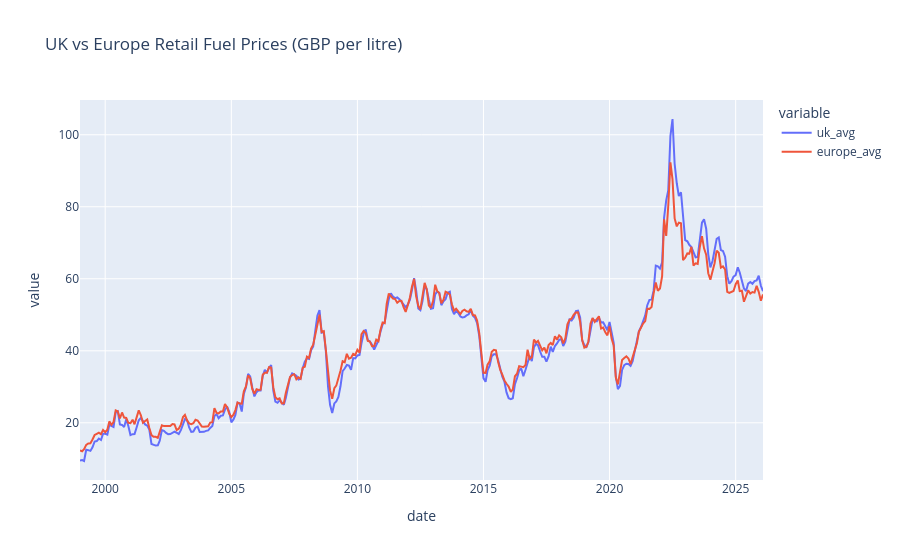

Notebook code for this chart:
### Markdown cell above
## 4.3 UK vs Europe vs Global comparisons

Build a comparative view of UK retail petrol prices, wider European averages, and the global crude oil benchmark.

### Code cell
# Find UK price column (contains actual prices, not rankings)
uk_cols = [col for col in source3.columns if 'united_kingdom' in col.lower() and 'note' in col.lower()]
# Find all European country price columns (exclude metadata columns)
europe_cols = [col for col in source3.columns if col not in ['year', 'month', 'day_in_month_of_price_snapshot', 'currency', 'unit', 'date'] and col not in uk_cols]

print(f"UK columns found: {uk_cols}")
print(f"Europe columns found: {len(europe_cols)}")

# Calculate average Europe price across all countries
source3['europe_avg'] = source3[europe_cols].apply(pd.to_numeric, errors='coerce').mean(axis=1)
# Extract UK price (already numeric)
if uk_cols:
    source3['uk_avg'] = pd.to_numeric(source3[uk_cols[0]], errors='coerce')
    print(f"UK data sample: {source3['uk_avg'].head().tolist()}")
else:
    source3['uk_avg'] = None
    print("No UK columns found!")

# Create combined dataframe for comparison
combined = source3[['date', 'uk_avg', 'europe_avg']].copy()
combined = combined.dropna(subset=['date'])

print(f"Combined data shape: {combined.shape}")
print(f"UK avg range: {combined['uk_avg'].min()} to {combined['uk_avg'].max()}")
print(f"Europe avg range: {combined['europe_avg'].min()} to {combined['europe_avg'].max()}")

# Interactive line chart comparing UK vs Europe prices
fig = px.line(combined, x='date', y=['uk_avg', 'europe_avg'], title='UK vs Europe Retail Fuel Prices (GBP per litre)')
fig.show()

### Figure 1 — Plotly figure (JSON) as saved in the notebook; plotly's stock layout.template omitted (floating-point values rounded to 4 significant figures; data arrays with more than 128 entries replaced by an {"elided": "..."} marker saying what was removed)
{"data": [{"hovertemplate": "variable=uk_avg<br>date=%{x}<br>value=%{y}<extra></extra>", "legendgroup": "uk_avg", "line": {"color": "#636efa", "dash": "solid"}, "marker": {"symbol": "circle"}, "mode": "lines", "name": "uk_avg", "orientation": "v", "showlegend": true, "type": "scatter", "x": {"elided": "326 str values"}, "xaxis": "x", "y": {"elided": "326 float values"}, "yaxis": "y"}, {"hovertemplate": "variable=europe_avg<br>date=%{x}<br>value=%{y}<extra></extra>", "legendgroup": "europe_avg", "line": {"color": "#EF553B", "dash": "solid"}, "marker": {"symbol": "circle"}, "mode": "lines", "name": "europe_avg", "orientation": "v", "showlegend": true, "type": "scatter", "x": {"elided": "326 str values"}, "xaxis": "x", "y": {"elided": "326 float values"}, "yaxis": "y"}], "layout": {"legend": {"title": {"text": "variable"}, "tracegroupgap": 0}, "title": {"text": "UK vs Europe Retail Fuel Prices (GBP per litre)"}, "xaxis": {"anchor": "y", "domain": [0, 1], "title": {"text": "date"}}, "yaxis": {"anchor": "x", "domain": [0, 1], "title": {"text": "value"}}}}
